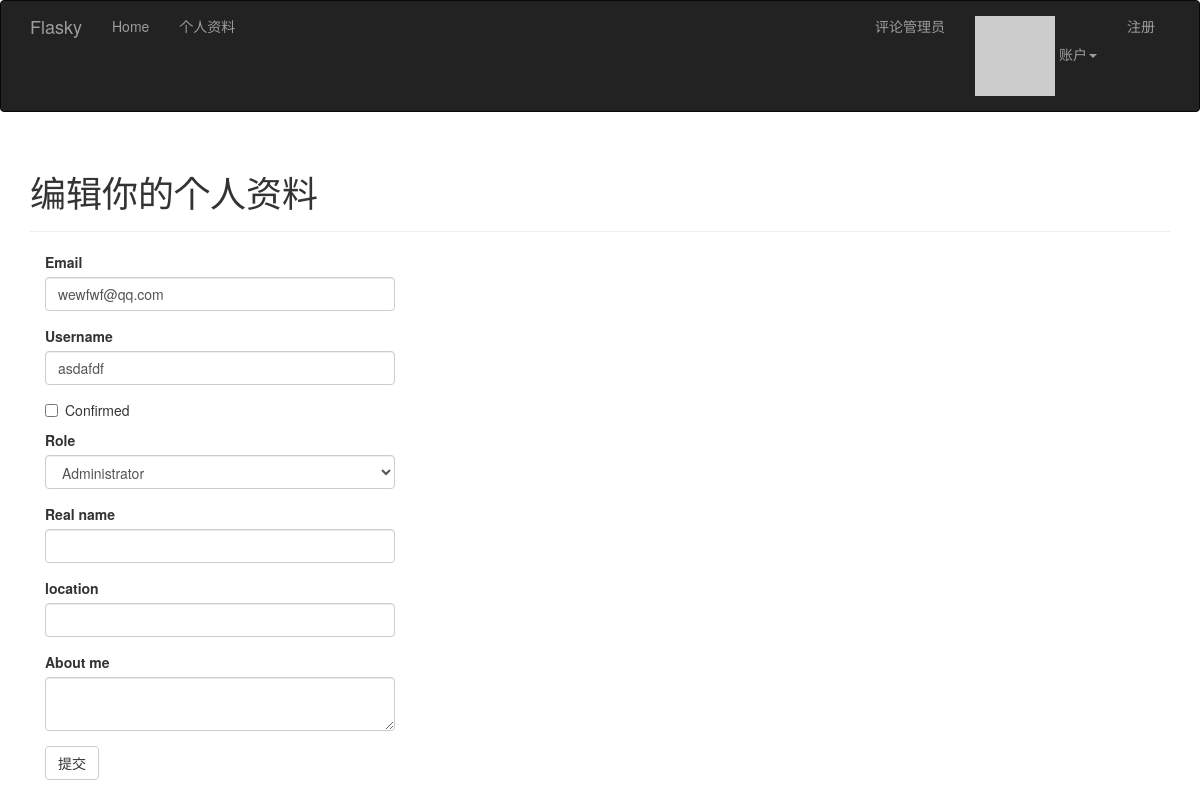
The page /edit-profile/2 (signed in) on the database its author committed.
### app/models.py (models this page shows, shortened)
class User(UserMixin, db.Model):
	__tablename__ = 'users'
	id = db.Column(db.Integer, primary_key=True)
	email = db.Column(db.String(64), unique=True, index=True)
	username = db.Column(db.String(), unique=True, index=True)
	password_hash = db.Column(db.String(128))
	name = db.Column(db.String(64))
	location = db.Column(db.String(64))
	about_me = db.Column(db.Text())
	avatar_hash = db.Column(db.String(32))
	member_since = db.Column(db.DateTime(), default=datetime.utcnow)
	last_seen = db.Column(db.DateTime(), default=datetime.utcnow)
	confirmed = db.Column(db.Boolean, default=False)
	role_id = db.Column(db.Integer, db.ForeignKey('roles.id'))
	posts = db.relationship('Post', backref='author', lazy='dynamic')
	followers = db.relationship('Follow', foreign_keys=[Follow.followed_id],
								backref=db.backref('followed', lazy='joined'),
								lazy='dynamic',
								cascade='all, delete-orphan'
								)
	followed = db.relationship('Follow', foreign_keys=[Follow.follower_id],
							   backref=db.backref('follower', lazy='joined'),
							   lazy='dynamic',
							   cascade='all, delete-orphan'
							   )
	comments = db.relationship('Comment', backref='author', lazy='dynamic')
	def gravatar(self, size=100, default='monsterid', rating='g'):
		if request.is_secure:
			url = 'https://secure.gravatar.com/avatar'
		else:
			url = 'http://www.gravatar.com/avatar'
		hash = self.avatar_hash or hashlib.md5(self.email.encode('utf-8')).hexdigest()
		return '{url}/{hash}?s={size}&d={default}&r={rating}'.format(
			url=url, hash=hash, size=size, default=default, rating=rating
		)
	def can(self, permissions):
		return self.role is not None and (self.role.permissions & permissions) == permissions
	@property
	def password(self):
		raise AttributeError('密码不是一个可读的属性')

### app/main/views.py (the view, shortened to what this page needs)
@main.route('/edit-profile/<int:id>', methods=['GET', 'POST'])
@login_required
@admin_required  # TODO 判断是不是管理员的权限
def edit_profile_admin(id):
	user = User.query.get_or_404(id)
	admin_form = EditProfileAdminForm(user=user)
	print(admin_form)
	admin_form.email.data = user.email
	admin_form.username.data = user.username
	admin_form.confirmed.data = user.confirmed
	admin_form.role.data = user.role_id
	admin_form.name.data = user.name
	admin_form.location.data = user.location
	admin_form.about_me.data = user.about_me
	return render_template('edit_profile.html', form=admin_form, user=user)

### app/main/forms.py (shortened to what this page needs)
class EditProfileAdminForm(FlaskForm):
	email = StringField('Email', validators=[DataRequired(), Email(), Length(1,64)])
	username = StringField('Username', validators=[DataRequired(), Length(1,64),
												   Regexp('^[A-Za-z][A-Za-z0-9_.]*$', 0,'Usernames must have only letters, numbers, dots or underscores')])
	confirmed = BooleanField('Confirmed')
	role = SelectField('Role', coerce=int)
	name = StringField('Real name', validators=[Length(0,64)])
	location = StringField('location', validators=[Length(0,64)])
	about_me = TextAreaField('About me')
	submit = SubmitField('提交')
	def __init__(self, user, *args, **kwargs):
		super(EditProfileAdminForm, self).__init__(*args,**kwargs)
		self.role.choices = [(role.id, role.name) for role in Role.query.order_by(Role.name).all()]
		self.user = user

### app/auth/views.py (called while the page is built)
@auth.before_app_request
def before_request():
	if current_user.is_authenticated:
		if not current_user.confirmed\
				and request.endpoint \
				and request.blueprint != 'auth' \
				and request.endpoint != 'static':
			return redirect(url_for('auth.unconfirmed'))

### app/main/__init__.py (called while the page is built)
@main.app_context_processor
def inject_permissions():
	return dict(Permission=Permission)

### app/models.py (called while the page is built)
@login_manager.user_loader
def load_user(user_id):
	return User.query.get(int(user_id))

### app/templates/edit_profile.html (shortened to what this page needs)
{% extends "base.html" %}
{% import "bootstrap/wtf.html" as wtf %}
{% block page_content %}
<div class="page-header">
    <h1>编辑你的个人资料</h1>
</div>
<div class="col-md-4">
    {{ wtf.quick_form(form) }}
</div>
{% endblock %}

### rows shown on the page
User: email "wewfwf@qq.com", username "asdafdf", role "Administrator"
